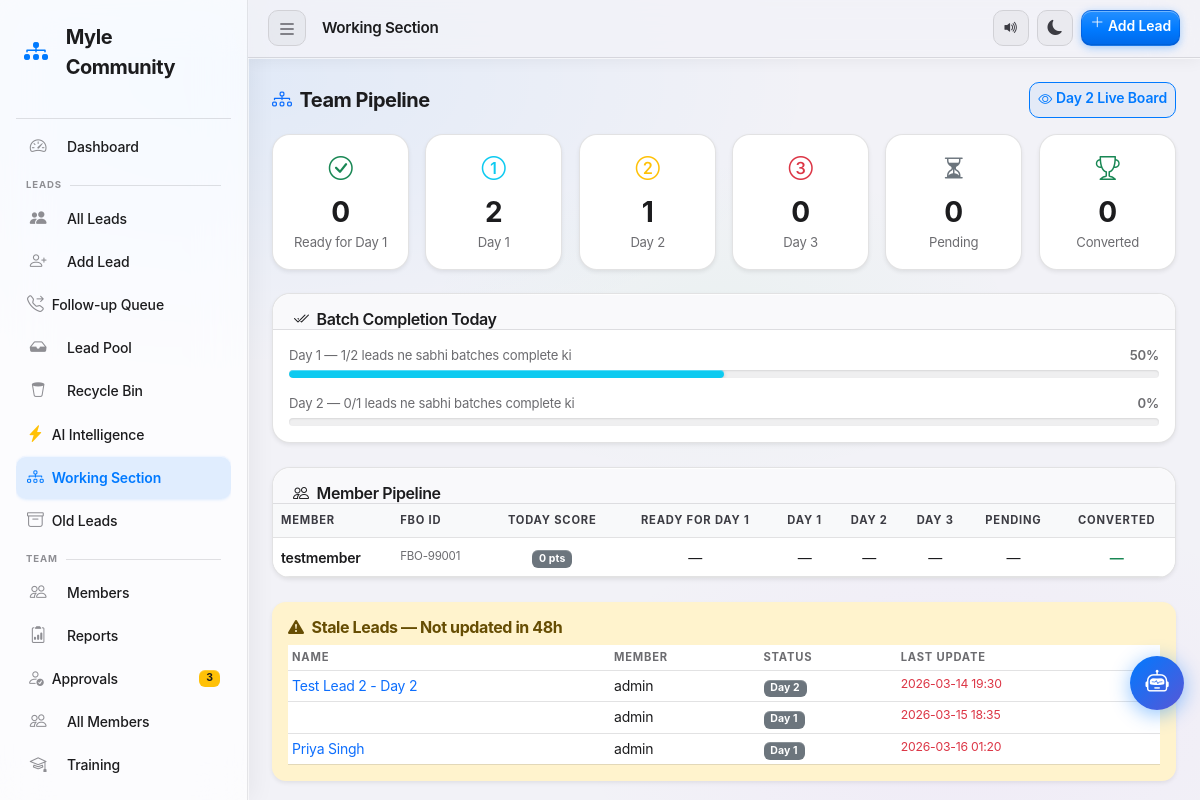
Page /working (signed in) on the committed database.
### tables this page shows
CREATE TABLE users (
            id         INTEGER PRIMARY KEY AUTOINCREMENT,
            username   TEXT    NOT NULL UNIQUE,
            password   TEXT    NOT NULL,
            role       TEXT    NOT NULL DEFAULT 'team',
            created_at TEXT    NOT NULL DEFAULT (datetime('now','localtime'))
        , fbo_id TEXT NOT NULL DEFAULT '', upline_name TEXT NOT NULL DEFAULT '', phone TEXT NOT NULL DEFAULT '', status TEXT NOT NULL DEFAULT 'pending', email TEXT NOT NULL DEFAULT '', display_picture TEXT NOT NULL DEFAULT '', calling_reminder_time TEXT NOT NULL DEFAULT '', training_required INTEGER NOT NULL DEFAULT 0, training_status TEXT NOT NULL DEFAULT 'not_required', joining_date TEXT NOT NULL DEFAULT '', certificate_path TEXT NOT NULL DEFAULT '', badges_json TEXT NOT NULL DEFAULT '[]', test_score INTEGER NOT NULL DEFAULT -1, test_attempts INTEGER NOT NULL DEFAULT 0, upline_username TEXT NOT NULL DEFAULT '', certificate_blob TEXT NOT NULL DEFAULT '');

CREATE TABLE leads (
            id          INTEGER PRIMARY KEY AUTOINCREMENT,
            name        TEXT    NOT NULL,
            phone       TEXT    NOT NULL,
            email       TEXT,
            referred_by TEXT,
            status      TEXT    NOT NULL DEFAULT 'New',
            payment_done INTEGER NOT NULL DEFAULT 0,
            payment_amount REAL  NOT NULL DEFAULT 0.0,
            day1_done   INTEGER NOT NULL DEFAULT 0,
            day2_done   INTEGER NOT NULL DEFAULT 0,
            interview_done INTEGER NOT NULL DEFAULT 0,
            notes       TEXT,
            created_at  TEXT    NOT NULL DEFAULT (datetime('now','localtime')),
            updated_at  TEXT    NOT NULL DEFAULT (datetime('now','localtime'))
        , assigned_to TEXT NOT NULL DEFAULT '', source TEXT NOT NULL DEFAULT '', revenue REAL NOT NULL DEFAULT 0.0, follow_up_date TEXT NOT NULL DEFAULT '', call_result TEXT NOT NULL DEFAULT '', city TEXT NOT NULL DEFAULT '', deleted_at TEXT NOT NULL DEFAULT '', in_pool INTEGER NOT NULL DEFAULT 0, pool_price REAL NOT NULL DEFAULT 0.0, claimed_at TEXT NOT NULL DEFAULT '', track_selected TEXT NOT NULL DEFAULT '', track_price REAL NOT NULL DEFAULT 0.0, seat_hold_amount REAL NOT NULL DEFAULT 0.0, pending_amount REAL NOT NULL DEFAULT 0.0, last_contacted TEXT NOT NULL DEFAULT '', contact_count INTEGER NOT NULL DEFAULT 0, follow_up_time TEXT NOT NULL DEFAULT '', day1_batch TEXT NOT NULL DEFAULT '', day2_batch TEXT NOT NULL DEFAULT '', day3_batch TEXT NOT NULL DEFAULT '', d1_morning INTEGER NOT NULL DEFAULT 0, d1_afternoon INTEGER NOT NULL DEFAULT 0, d1_evening INTEGER NOT NULL DEFAULT 0, d2_morning INTEGER NOT NULL DEFAULT 0, d2_afternoon INTEGER NOT NULL DEFAULT 0, d2_evening INTEGER NOT NULL DEFAULT 0, working_date TEXT NOT NULL DEFAULT '', daily_score INTEGER NOT NULL DEFAULT 0, pipeline_stage TEXT NOT NULL DEFAULT 'enrollment', current_owner TEXT NOT NULL DEFAULT '', call_status TEXT NOT NULL DEFAULT 'Not Called Yet', priority_score INTEGER NOT NULL DEFAULT 0, seat_hold_expiry TEXT NOT NULL DEFAULT '');

### app.py (the view, shortened to what this page needs)
@app.route('/working')
@login_required
@safe_route
def working():
    db       = get_db()
    username = session['username']
    today    = _today_ist().strftime('%Y-%m-%d')
    fresh_user = db.execute("SELECT role FROM users WHERE username=?", (username,)).fetchone()
    role = fresh_user['role'] if fresh_user else session.get('role', 'team')
    if role != session.get('role'):
        session['role'] = role   # sync session silently
    _check_seat_hold_expiry(db, username)
    if role == 'admin':
        _admin_where, _admin_params = _working_assigned_where(db, 'admin', username, 'all')
        _admin_base = "FROM leads WHERE in_pool=0 AND deleted_at='' " + _admin_where + " "
        stage_placeholders = ','.join('?' * len(STAGE1_STATUSES))
        stage_counts = db.execute(
            "SELECT "
            "SUM(CASE WHEN status IN (" + stage_placeholders + ") THEN 1 ELSE 0 END) AS stage1, "
            "SUM(CASE WHEN status='Day 1' THEN 1 ELSE 0 END) AS day1, "
            "SUM(CASE WHEN status='Day 2' THEN 1 ELSE 0 END) AS day2, "
            "SUM(CASE WHEN status IN ('Interview','Track Selected') THEN 1 ELSE 0 END) AS day3, "
            "SUM(CASE WHEN status='Seat Hold Confirmed' THEN 1 ELSE 0 END) AS pending, "
            "SUM(CASE WHEN status IN ('Fully Converted','Converted') THEN 1 ELSE 0 END) AS converted "
            + _admin_base,
            list(STAGE1_STATUSES) + _admin_params
        ).fetchone()
        total_pipeline_value = db.execute(
            "SELECT COALESCE(SUM(track_price), 0) " + _admin_base + "AND status IN ('Seat Hold Confirmed','Track Selected')",
            _admin_params
        ).fetchone()[0] or 0
        members = db.execute(
            "SELECT username, fbo_id FROM users WHERE role IN ('team','leader') AND status='approved' ORDER BY username"
        ).fetchall()
        team_pipeline = {}
        for m in members:
            uname = m['username']
            row = db.execute(f"""
                SELECT
                    SUM(CASE WHEN status IN ({stage_placeholders}) THEN 1 ELSE 0 END) AS stage1,
                    SUM(CASE WHEN status='Day 1' THEN 1 ELSE 0 END) AS day1,
                    SUM(CASE WHEN status='Day 2'             THEN 1 ELSE 0 END) AS day2,
                    SUM(CASE WHEN status IN ('Interview','Track Selected') THEN 1 ELSE 0 END) AS day3,
                    SUM(CASE WHEN status='Seat Hold Confirmed' THEN 1 ELSE 0 END) AS pending,
                    SUM(CASE WHEN status IN ('Fully Converted','Converted') THEN 1 ELSE 0 END) AS converted
                FROM leads WHERE assigned_to=? AND in_pool=0 AND deleted_at=''
            """, (*STAGE1_STATUSES, uname)).fetchone()
            score_pts, streak = _get_today_score(db, uname)
            team_pipeline[uname] = {
                'stage1': row['stage1'] or 0,
                'day1':   row['day1']   or 0,
                'day2':   row['day2']   or 0,
                'day3':   row['day3']   or 0,
                'pending': row['pending'] or 0,
                'converted': row['converted'] or 0,
                'score': score_pts,
                'fbo_id': m['fbo_id'] or '',
            }
        stale_cutoff = (_now_ist() - datetime.timedelta(hours=48)).strftime('%Y-%m-%d %H:%M:%S')
        stale_leads  = db.execute(
            "SELECT id, name, phone, assigned_to, status, updated_at "
            + _admin_base + "AND status NOT IN ('Fully Converted','Converted','Lost','Seat Hold Confirmed') AND updated_at < ? ORDER BY updated_at ASC",
            _admin_params + [stale_cutoff]
        ).fetchall()
        d1_total = db.execute(
            "SELECT COUNT(*) " + _admin_base + "AND status='Day 1'",
            _admin_params
        ).fetchone()[0] or 0
        d1_done  = db.execute(
            "SELECT COUNT(*) " + _admin_base + "AND status='Day 1' AND d1_morning=1 AND d1_afternoon=1 AND d1_evening=1",
            _admin_params
        ).fetchone()[0] or 0
        d2_total = db.execute(
            "SELECT COUNT(*) " + _admin_base + "AND status='Day 2'",
            _admin_params
        ).fetchone()[0] or 0
        d2_done  = db.execute(
            "SELECT COUNT(*) " + _admin_base + "AND status='Day 2' AND d2_morning=1 AND d2_afternoon=1 AND d2_evening=1",
            _admin_params
        ).fetchone()[0] or 0
        batch_completion = {
            'd1_total': d1_total, 'd1_done': d1_done,
            'd1_pct': round(d1_done / d1_total * 100) if d1_total else 0,
            'd2_total': d2_total, 'd2_done': d2_done,
            'd2_pct': round(d2_done / d2_total * 100) if d2_total else 0,
        }
        admin_batch_videos = {
            'd1_morning_v1': _get_setting(db, 'batch_d1_morning_v1', ''),
            'd1_morning_v2': _get_setting(db, 'batch_d1_morning_v2', ''),
            'd1_afternoon_v1': _get_setting(db, 'batch_d1_afternoon_v1', ''),
            'd1_afternoon_v2': _get_setting(db, 'batch_d1_afternoon_v2', ''),
            'd1_evening_v1': _get_setting(db, 'batch_d1_evening_v1', ''),
            'd1_evening_v2': _get_setting(db, 'batch_d1_evening_v2', ''),
            'd2_morning_v1': _get_setting(db, 'batch_d2_morning_v1', ''),
            'd2_morning_v2': _get_setting(db, 'batch_d2_morning_v2', ''),
            'd2_afternoon_v1': _get_setting(db, 'batch_d2_afternoon_v1', ''),
            'd2_afternoon_v2': _get_setting(db, 'batch_d2_afternoon_v2', ''),
            'd2_evening_v1': _get_setting(db, 'batch_d2_evening_v1', ''),
            'd2_evening_v2': _get_setting(db, 'batch_d2_evening_v2', ''),
        }
        enrollment_video_url   = _get_setting(db, 'enrollment_video_url', '')
        enrollment_video_title = _get_setting(db, 'enrollment_video_title', 'Enrollment Video')
        db.close()
        return render_template('working.html',
            is_admin=True,
            team_pipeline=team_pipeline,
            stage_counts=stage_counts,
            total_pipeline_value=total_pipeline_value,
            stale_leads=stale_leads,
            batch_completion=batch_completion,
            tracks=TRACKS,
            batch_videos=admin_batch_videos,
            batch_watch_urls=_batch_watch_urls(),
            enrollment_video_url=enrollment_video_url,
            enrollment_watch_url=url_for('watch_enrollment', _external=True) if enrollment_video_url else '',
            enrollment_video_title=enrollment_video_title,
            show_day1_batches=True,
            user_role='admin',
            call_status_values=CALL_STATUS_VALUES,
            csrf_token=session.get('_csrf_token', ''),
        )

### templates/working.html (shortened to what this page needs)
{% extends "base.html" %}
{% block page_title %}Working Section{% endblock %}
{% block content %}
{% if is_admin %}
<div class="mb-3 d-flex align-items-center gap-3 flex-wrap">
  <h5 class="mb-0 fw-bold"><i class="bi bi-diagram-3 me-2 text-primary"></i>Team Pipeline</h5>
  <a href="{{ url_for('day2_progress') }}" class="btn btn-sm btn-outline-primary ms-auto">
    <i class="bi bi-eye me-1"></i>Day 2 Live Board
  </a>
</div>
<div class="row g-3 mb-4">
  {% set stage_items = [
    ('Ready for Day 1', stage_counts.stage1 or 0, 'bi-check-circle', 'success'),
    ('Day 1',   stage_counts.day1   or 0, 'bi-1-circle', 'info'),
    ('Day 2',   stage_counts.day2   or 0, 'bi-2-circle', 'warning'),
    ('Day 3',   stage_counts.day3   or 0, 'bi-3-circle', 'danger'),
    ('Pending', stage_counts.pending or 0, 'bi-hourglass-split', 'secondary'),
    ('Converted', stage_counts.converted or 0, 'bi-trophy', 'success'),
  ] %}
  {% for label, count, icon, color in stage_items %}
  <div class="col-6 col-md-4 col-lg-2">
    <div class="card border-0 shadow-sm h-100 text-center">
      <div class="card-body py-3">
        <i class="bi {{ icon }} text-{{ color }} fs-4 mb-1 d-block"></i>
        <div class="fs-3 fw-bold">{{ count }}</div>
        <div class="text-muted small">{{ label }}</div>
      </div>
    </div>
  </div>
  {% endfor %}
</div>
<div class="card border-0 shadow-sm mb-4">
  <div class="card-header bg-transparent border-0 pt-3 pb-0">
    <h6 class="mb-0 fw-semibold"><i class="bi bi-check2-all me-2"></i>Batch Completion Today</h6>
  </div>
  <div class="card-body">
    <div class="mb-3">
      <div class="d-flex justify-content-between small text-muted mb-1">
        <span>Day 1 — {{ batch_completion.d1_done }}/{{ batch_completion.d1_total }} leads ne sabhi batches complete ki</span>
        <span class="fw-semibold">{{ batch_completion.d1_pct }}%</span>
      </div>
      <div class="progress" style="height:8px;">
        <div class="progress-bar bg-info" style="width:{{ batch_completion.d1_pct }}%"></div>
      </div>
    </div>
    <div>
      <div class="d-flex justify-content-between small text-muted mb-1">
        <span>Day 2 — {{ batch_completion.d2_done }}/{{ batch_completion.d2_total }} leads ne sabhi batches complete ki</span>
        <span class="fw-semibold">{{ batch_completion.d2_pct }}%</span>
      </div>
      <div class="progress" style="height:8px;">
      </div>
    </div>
  </div>
</div>
<div class="card border-0 shadow-sm mb-4">
  <div class="card-header bg-transparent border-0 pt-3 pb-0">
    <h6 class="mb-0 fw-semibold"><i class="bi bi-people me-2"></i>Member Pipeline</h6>
  </div>
  <div class="card-body p-0">
    <div class="table-responsive">
      <table class="table table-hover align-middle mb-0 small">
        <thead class="table-light">
          <tr>
            <th>Member</th>
            <th class="text-muted" style="font-size:0.7rem;">FBO ID</th>
            <th class="text-center">Today Score</th>
            <th class="text-center">Ready for Day 1</th>
            <th class="text-center">Day 1</th>
            <th class="text-center">Day 2</th>
            <th class="text-center">Day 3</th>
            <th class="text-center">Pending</th>
            <th class="text-center">Converted</th>
          </tr>
        </thead>
        <tbody>
          {% for uname, data in team_pipeline.items() %}
          {% set score = data.score %}
          <tr class="{% if score >= 50 %}table-success{% elif score >= 10 %}table-warning{% else %}{% endif %}">
            <td class="fw-semibold">{{ uname }}</td>
            <td class="text-muted small" style="font-size:0.72rem;">
              {{ data.fbo_id or '—' }}
            </td>
            <td class="text-center">
              <span class="badge {% if score >= 50 %}bg-success{% elif score >= 10 %}bg-warning text-dark{% else %}bg-secondary{% endif %}">
                {{ score }} pts
              </span>
            </td>
            <td class="text-center">{{ data.stage1 or '—' }}</td>
            <td class="text-center">{{ data.day1 or '—' }}</td>
            <td class="text-center">{{ data.day2 or '—' }}</td>
            <td class="text-center">{{ data.day3 or '—' }}</td>
            <td class="text-center">{{ data.pending or '—' }}</td>
            <td class="text-center text-success fw-semibold">{{ data.converted or '—' }}</td>
          </tr>
          {% else %}
          <tr><td colspan="9" class="text-center text-muted py-3">No team members yet.</td></tr>
          {% endfor %}
        </tbody>
      </table>
    </div>
  </div>
</div>
{% if stale_leads %}
<div class="alert alert-warning border-0 shadow-sm mb-4">
  <h6 class="alert-heading mb-2"><i class="bi bi-exclamation-triangle-fill me-2"></i>Stale Leads — Not updated in 48h</h6>
  <div class="table-responsive">
    <table class="table table-sm mb-0">
      <thead><tr><th>Name</th><th>Member</th><th>Status</th><th>Last Update</th></tr></thead>
      <tbody>
        {% for l in stale_leads %}
        <tr>
          <td><a href="{{ url_for('edit_lead', lead_id=l.id) }}" class="text-decoration-none">{{ l.name }}</a></td>
          <td>{{ l.assigned_to }}</td>
          <td><span class="badge bg-secondary">{{ l.status }}</span></td>
          <td class="text-danger small">{{ l.updated_at[:16] }}</td>
        </tr>
        {% endfor %}
      </tbody>
    </table>
  </div>
</div>
{% endif %}
{% endif %}
{% endblock %}

### rows in the picture
users: username "testmember", fbo "FBO-99001", test_attempts "0", stage1 "—", day1 "—", day2 "—", day3 "—", pending "—", converted "—"
leads: name "Test Lead 2 - Day 2", assigned_to "admin", status "Day 2", updated_at "2026-03-14 19:30"
leads: assigned_to "admin", status "Day 1", updated_at "2026-03-15 18:35"
leads: name "Priya Singh", assigned_to "admin", status "Day 1", updated_at "2026-03-16 01:20"

### other values in the picture
{{ pending_count }} "3"
{{ count }} "0" "2" "1" "0" "0" "0"
{{ label }} "Ready for Day 1" "Day 1" "Day 2" "Day 3" "Pending" "Converted"
{{ batch_completion.d1_done }} "1"
{{ batch_completion.d1_total }} "2"
{{ batch_completion.d1_pct }} "50"
{{ batch_completion.d2_done }} "0"
{{ batch_completion.d2_total }} "1"
{{ batch_completion.d2_pct }} "0"
